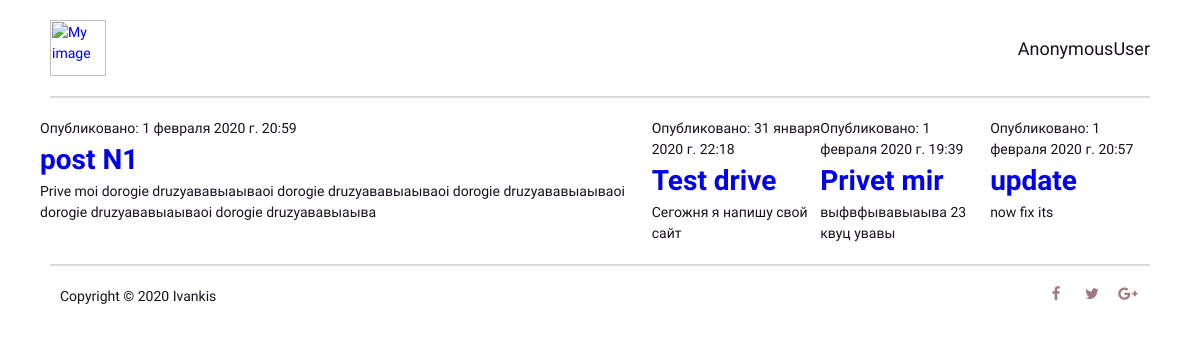
The page / on the database its author committed.
### blog/models.py (models this page shows, shortened)
class Post(models.Model):
    author = models.ForeignKey(settings.AUTH_USER_MODEL, on_delete=models.CASCADE)
    title = models.CharField(max_length=200)
    text = models.TextField()
    create_data = models.DateTimeField(default=timezone.now)
    published_date = models.DateTimeField(blank=True, null = True)

### blog/views.py (the view)
# urls.py: path('', views.post_list, name='home'),
def post_list(request):
    posts = Post.objects.filter(published_date__isnull=False).order_by('create_data')
    return render(request, 'blog/post_list.html', {'posts': posts})

### templates/blog/post_list.html
{% extends 'blog/base.html' %}
{% block content %}
    {% for post in posts %}
        <div class="post">
            <div class="date">
                <p>Опубликовано: {{ post.published_date }}</p>
            </div>
            <h1><a href="{% url 'post_detail' pk=post.pk %}">{{ post.title }}</a></h1>
            <p>{{ post.text|linebreaksbr }}</p>
        </div>
    {% endfor %}
{% endblock %}

### templates/blog/base.html (shortened to what this page needs)
{% load static %}
{% load account %}
<html>
   <head>
      <link href="https://cdnjs.cloudflare.com/ajax/libs/font-awesome/4.7.0/css/font-awesome.css" rel="stylesheet">
      <link rel="stylesheet" href="{% static 'css/blog.css' %}">
   </head>
   <body>
      <header>
         <div class="container">
            <div class="header-row">
               <div class="logo-box">
                 <a href="{% url 'home' %}">
                   <img class="logo" src="{% static "pictures/logo1.jpg" %}" alt="My image">
                 </a>
               </div>
               <ul id="menu">
                    <li>
                      <a href="{% url 'account_change_password' %}" class="top-menu"><span class="glyphicon glyphicon-edit">{% user_display user %}</span></a>
                    </li>
               </ul>
            </div>
         </div>
      </header>
      <div class="main">
         <div class="container">
            <div class="row">
               <div class="grid">
                 {% block content %}
                 {% endblock %}
               </div>
            </div>
         </div>
      </div>
      <footer>
         <div class="container">
            <div class="footer-row">
               <div class="footer-col">
                  <p>Copyright © 2020 Ivankis</p>
               </div>
               <div class="footer-col">
                  <div class="social-icons-wrapper">
                     <a class="social-icon" target="_blank" href=""><i class="fa fa-facebook"></i></a>
                     <a class="social-icon" target="_blank" href=""><i class="fa fa-twitter"></i></a>
                     <a class="social-icon" target="_blank" href=""><i class="fa fa-google-plus"></i></a>
                  </div>
               </div>
            </div>
         </div>
      </footer>
   </body>
</html>

### blog/static/css/blog.css (style rules this page uses)
* { box-sizing: border-box; padding: 0; margin: 0; }
body { font-family: 'Muli', sans-serif; font-size: 14px; line-height: 1.5; color: #19121e; background-color: white; }
ul { list-style: none; }
a { text-decoration: none; outline: none; }
.container { width: 100%; max-width: 1120px; padding: 0 10px; margin: 0 auto; }
.row { margin: 0 -10px; }
header { margin-bottom: 20px; }
.header-row { display: flex; align-items: center; justify-content: space-between; padding: 20px 0; position: relative; border-bottom: 2px solid #d9d9d9; }
.logo { height: 4em }
#menu { position: absolute; top: calc(100% + 1px); left: 0; right: 0; z-index: 10; visibility: hidden; opacity: 0; background-color: white; transition: .3s linear; }
#menu li a { display: block; padding: 10px 0; position: relative; color: #19121e; font-size: 18px; }
.grid { margin-bottom: 20px; }
.footer-row { padding: 20px 0; border-top: 2px solid #d9d9d9; }
.footer-col { padding: 0 10px; }
.footer-col:first-child { text-align: center; }
.social-icons-wrapper { display: flex; justify-content: center; align-items: center; margin-top: 20px; }
.social-icon { display: block; width: 24px; height: 24px; line-height: 24px; border-radius: 50%; margin-left: 12px; text-align: center; font-size: 15px; color: #a1787e; background-color: rgba(20,20,20,0); transform: scale(1); transition: .3s linear; }
@media (min-width: 480px) { .grid, .footer-row { display: flex; } }
@media (min-width: 480px) { .grid-item, .footer-col { width: 50%; } }
@media (min-width: 480px) { .social-icons-wrapper { justify-content: flex-end; margin-top: 0; } }
@media (min-width: 480px) { .footer-col:first-child { text-align: left; } }
@media (min-width: 768px) { .header-row { display: flex; align-items: center; justify-content: space-between; } }
@media (min-width: 768px) { #menu { display: flex; position: static; visibility: visible; opacity: 1; } }
@media (min-width: 768px) { #menu li { padding-left: 40px; } }
@media (min-width: 768px) { #menu li a { padding: 0; } }
@media (min-width: 768px) { #menu li a:before { content: ""; position: absolute; bottom: -4px; right: 0; left: auto; width: 0; height: 1px; z-index: 2; background-color: #19121e; transition: .25s cubic-bezier(.694,.048,.335,1) .15s; } }

### rows shown on the page
Post: published_date "1 февраля 2020 г. 20:59", title "post N1", text "Prive moi dorogie druzyaвавыаываoi dorogie druzyaвавыаываoi dorogie druzyaвавыаываoi dorogie druzyaвавыаываoi dorogie druzyaвавыаыва"
Post: published_date "31 января 2020 г. 22:18", title "Test drive", text "Сегожня я напишу свой сайт"
Post: published_date "1 февраля 2020 г. 19:39", title "Privet mir", text "выфвфывавыаыва 23 квуц увавы"
Post: published_date "1 февраля 2020 г. 20:57", title "update", text "now fix its"
